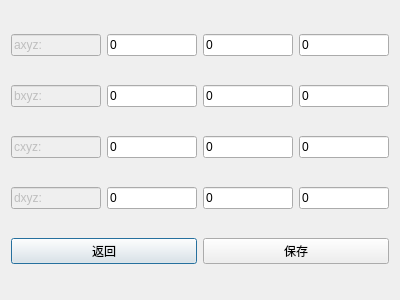
<?xml version="1.0" encoding="UTF-8"?>
<ui version="4.0">
 <class>CameraParamDialog</class>
 <widget class="QDialog" name="CameraParamDialog">
  <property name="geometry">
   <rect>
    <x>0</x>
    <y>0</y>
    <width>400</width>
    <height>300</height>
   </rect>
  </property>
  <property name="windowTitle">
   <string>相机参数选择加载</string>
  </property>
  <layout class="QGridLayout" name="gridLayout">
   <item row="0" column="0">
    <widget class="QLineEdit" name="axyz">
     <property name="enabled">
      <bool>false</bool>
     </property>
     <property name="text">
      <string>axyz:</string>
     </property>
    </widget>
   </item>
   <item row="0" column="1">
    <widget class="QLineEdit" name="ax">
     <property name="text">
      <string>0</string>
     </property>
    </widget>
   </item>
   <item row="0" column="2">
    <widget class="QLineEdit" name="ay">
     <property name="text">
      <string>0</string>
     </property>
    </widget>
   </item>
   <item row="0" column="3">
    <widget class="QLineEdit" name="az">
     <property name="text">
      <string>0</string>
     </property>
    </widget>
   </item>
   <item row="1" column="0">
    <widget class="QLineEdit" name="bxyz">
     <property name="enabled">
      <bool>false</bool>
     </property>
     <property name="text">
      <string>bxyz:</string>
     </property>
    </widget>
   </item>
   <item row="1" column="1">
    <widget class="QLineEdit" name="bx">
     <property name="text">
      <string>0</string>
     </property>
    </widget>
   </item>
   <item row="1" column="2">
    <widget class="QLineEdit" name="by">
     <property name="text">
      <string>0</string>
     </property>
    </widget>
   </item>
   <item row="1" column="3">
    <widget class="QLineEdit" name="bz">
     <property name="text">
      <string>0</string>
     </property>
    </widget>
   </item>
   <item row="2" column="0">
    <widget class="QLineEdit" name="cxyz">
     <property name="enabled">
      <bool>false</bool>
     </property>
     <property name="text">
      <string>cxyz:</string>
     </property>
    </widget>
   </item>
   <item row="2" column="1">
    <widget class="QLineEdit" name="cx">
     <property name="text">
      <string>0</string>
     </property>
    </widget>
   </item>
   <item row="2" column="2">
    <widget class="QLineEdit" name="cy">
     <property name="text">
      <string>0</string>
     </property>
    </widget>
   </item>
   <item row="2" column="3">
    <widget class="QLineEdit" name="cz">
     <property name="text">
      <string>0</string>
     </property>
    </widget>
   </item>
   <item row="3" column="0">
    <widget class="QLineEdit" name="xyz_3">
     <property name="enabled">
      <bool>false</bool>
     </property>
     <property name="text">
      <string>dxyz:</string>
     </property>
    </widget>
   </item>
   <item row="3" column="1">
    <widget class="QLineEdit" name="dx">
     <property name="text">
      <string>0</string>
     </property>
    </widget>
   </item>
   <item row="3" column="2">
    <widget class="QLineEdit" name="dy">
     <property name="text">
      <string>0</string>
     </property>
    </widget>
   </item>
   <item row="3" column="3">
    <widget class="QLineEdit" name="dz">
     <property name="text">
      <string>0</string>
     </property>
    </widget>
   </item>
   <item row="4" column="0" colspan="2">
    <widget class="QPushButton" name="cancel">
     <property name="text">
      <string>返回</string>
     </property>
    </widget>
   </item>
   <item row="4" column="2" colspan="2">
    <widget class="QPushButton" name="savePhotoParams">
     <property name="text">
      <string>保存</string>
     </property>
    </widget>
   </item>
  </layout>
 </widget>
 <resources/>
 <connections/>
</ui>
